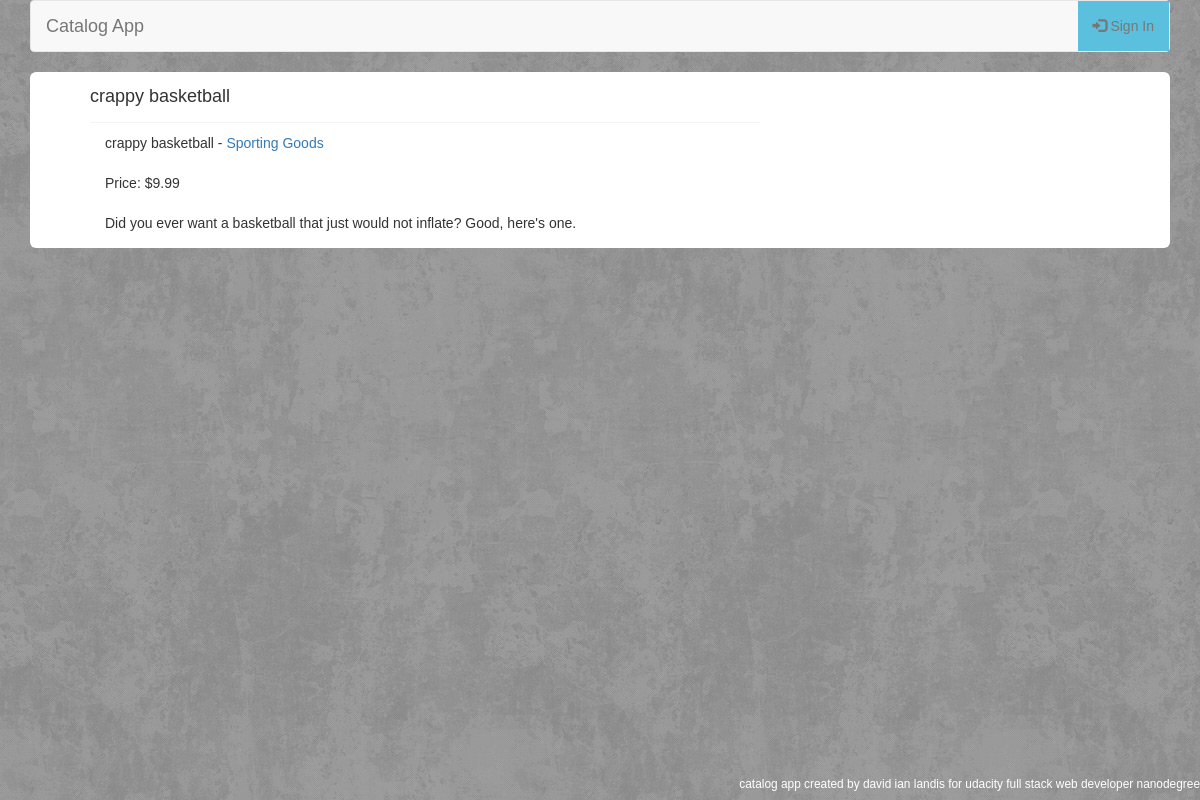
Screenshot of /item/1/ with the database file from the repository.
### database_setup.py (models this page shows, shortened)
class Item(Base):
    __tablename__ = 'item'
    id = Column(Integer, primary_key = True)
    name =Column(String(80), nullable = False)
    description = Column(String(250))
    price = Column(String(8))
    picture = Column(String(250))
    category_id = Column(Integer,ForeignKey('category.id'))
    category = relationship(Category)
    user_id = Column(Integer,ForeignKey('user.id'))
    user = relationship(User)
    created_date = Column(DateTime, default=datetime.datetime.utcnow)

class Category(Base):
    __tablename__ = 'category'
    id = Column(Integer, primary_key=True)
    name = Column(String(250), nullable=False)
    user_id = Column(Integer,ForeignKey('user.id'))
    user = relationship(User)

### application.py (the view)
@app.route('/item/<int:item_id>/')
def showItem(item_id):
    item = session.query(Item).filter_by(id = item_id).one()
    template = 'showItemPublic.html'
    if 'username' in login_session and item.user_id == login_session['user_id']:
        template = 'showItem.html'
    return render_template(template, item = item)

### templates/showItemPublic.html (shortened to what this page needs)
{% extends "main.html" %}
{% block content %}
{% include "header.html" %}
    <div class="jumbotron">
        <div class="row">
            <div class="col-sm-8">
                <h4 class="inline">{{item.name}}</h4>
                <div class="container border-top">
                    {{item.name}} - <a href="{{url_for('showCategory', category_id = item.category.id)}}">{{item.category.name}}</a>
                    <br/><br/>
                    Price: {{item.price}}
                    <br/><br/>
                    {{item.description}}
                </div>
            </div>
        </div>
    </div>
{% endblock %}

### static/styles.css (style rules this page uses)
body { font-family: Arial, sans-serif; background-color: #f4f4f4; background-image: url('bg.jpg'); background-repeat: repeat; }
.jumbotron { background-color:#fff; padding-top:15px;padding-bottom:15px; }
.inline { display:inline; }
.border-top { border-top:1px solid #f4f4f4; margin-top:15px; padding-top:10px; }

### rows the page displays
Item: name "crappy basketball", price "$9.99", description "Did you ever want a basketball that just would not inflate? Good, here's one."
Category: category.name "Sporting Goods"
